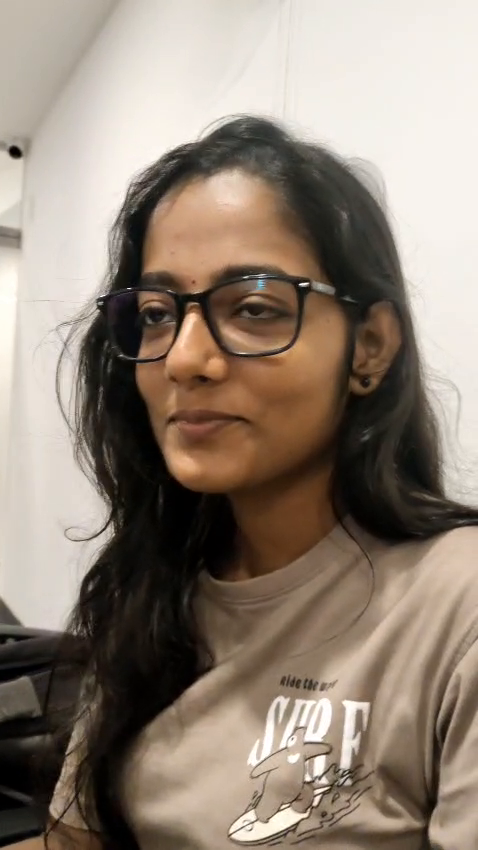
#> input picture frame 40 of Computer vision/Face_detection/vdo.mp4, 478 x 850 px
$ jupyter execute video.ipynb
#> lines starting #> are read from the running program, lines starting #| are printed output that depends on the picture; after the words box and inside, x2 and y2 are one past the last pixel; in counts of white or black regions, pixels touching at a corner belong together
[cell 1]
import cv2

[cell 2]
face_cas=cv2.CascadeClassifier('haarcascade_frontalface_default (1).xml')
face_cas

[cell 3]
#video
video=cv2.VideoCapture('vdo.mp4')                                    #0 for using own camera #1 for other webcams
#read()
while True:                                                          #read 2 variable sucess,img
    sucess,img=video.read()                                          #BGR format
#> img is the input picture: shape (850, 478, 3); mean B, G, R 117.9, 130.9, 144.7
    if sucess:
        gray_img=cv2.cvtColor(img,cv2.COLOR_BGR2GRAY)                #sucess
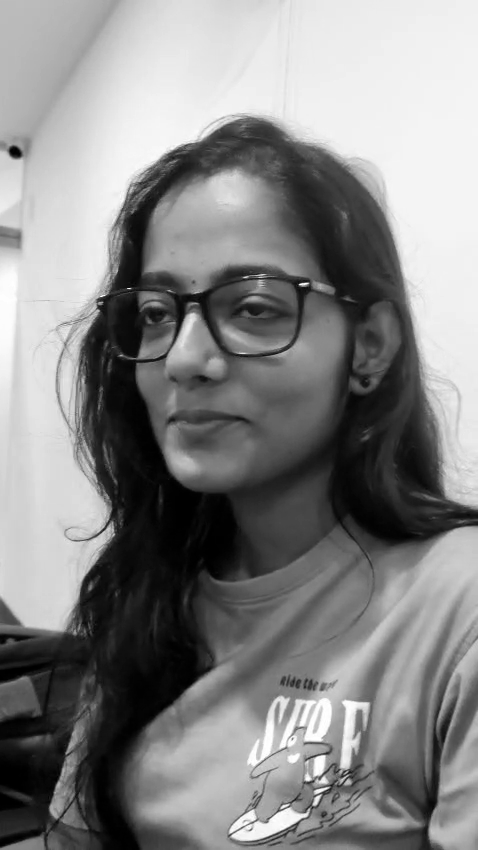
#> gray_img: shape (850, 478); min 0, max 255, mean 133.6
        faces=face_cas.detectMultiScale(gray_img,minNeighbors=5)     #gray_image format
#> faces = [[83, 206, 271, 271]]
        for(x,y,w,h) in faces:
            cv2.rectangle(img,(x,y),(x+w,y+h),(0,0,255),4)           #img is in BGR
#> this loop made 1 pass
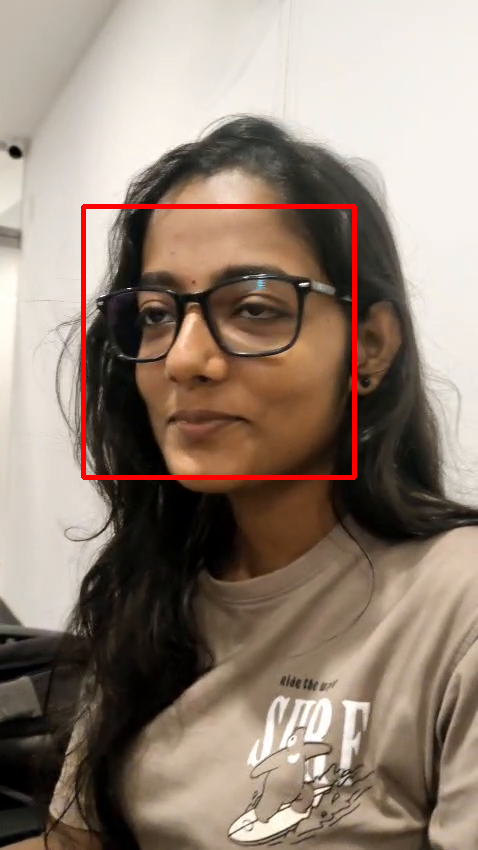
#> img: shape (850, 478, 3); 1.33% of pixels changed, all inside (x1, y1, x2, y2) = (81, 204, 357, 480)
        cv2.imshow('video',img)
        if cv2.waitKey(1) & 0XFF==ord('q'):                          #to close the window using key 'q'
#> (key q is pressed here)
            break
    else:
        print("Finished")
        break
video.release()                                                      #video closes
cv2.destroyAllWindows()                                              #closes all windows

$ run again, starting later in the video
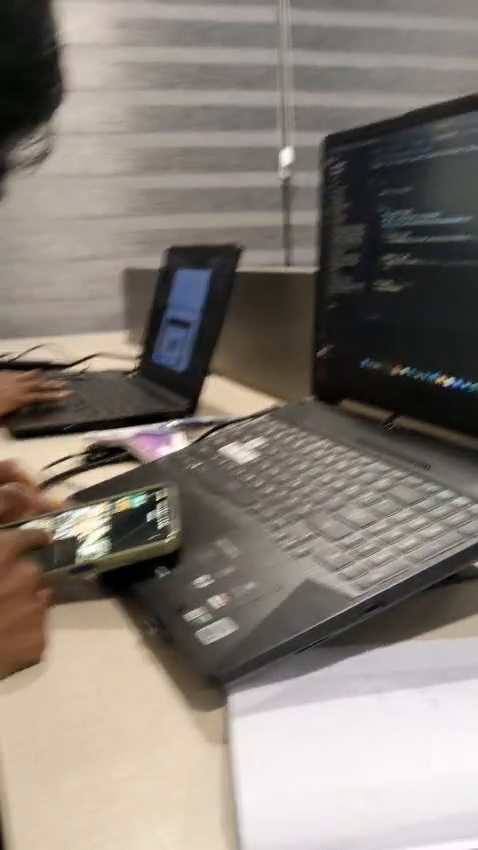
#> input picture frame 180 of Computer vision/Face_detection/vdo.mp4, 478 x 850 px
#> img is the input picture: shape (850, 478, 3); mean B, G, R 117.8, 125.9, 133.3
#> `gray_img=cv2.cvtColor(img,cv2.COLOR_BGR2GRAY)`:
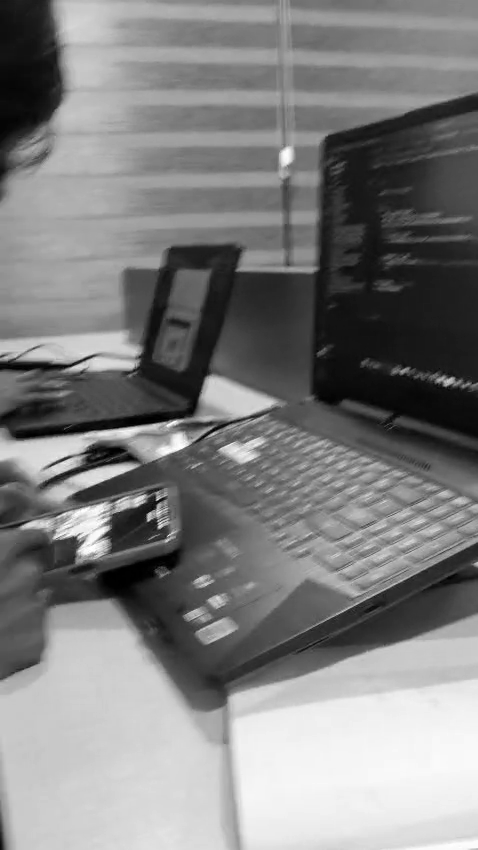
#> gray_img: shape (850, 478); min 0, max 255, mean 127.2
#> faces = [[151, 304, 57, 57]]
#> the loop `for(x,y,w,h) in faces:` made 1 pass
#> after the loop `for(x,y,w,h) in faces:`:
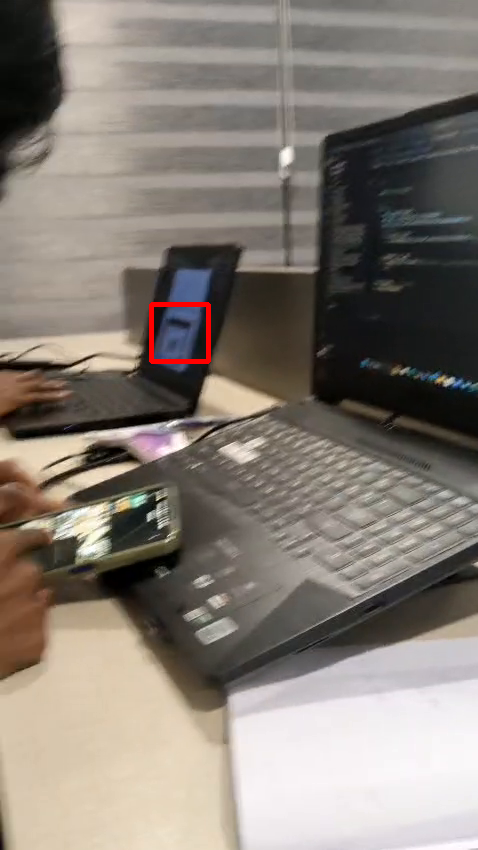
#> img: shape (850, 478, 3); 0.28% of pixels changed, all inside (x1, y1, x2, y2) = (149, 302, 211, 364)

$ run again, starting later in the video
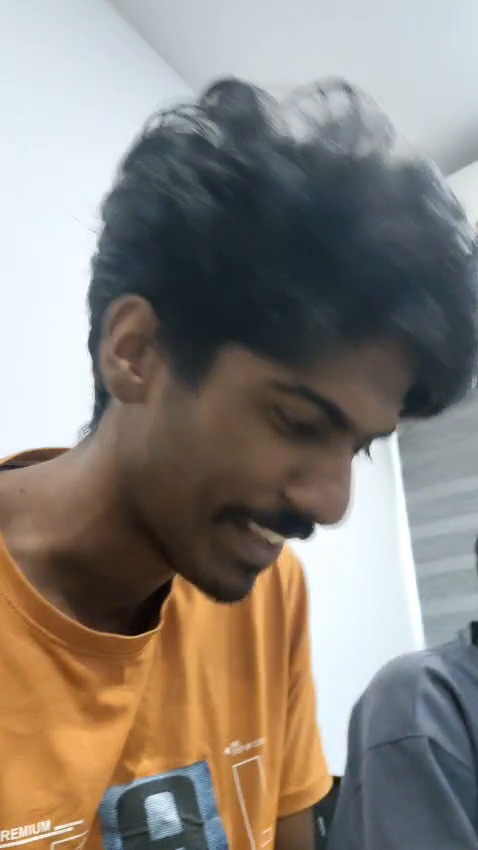
#> input picture frame 321 of Computer vision/Face_detection/vdo.mp4, 478 x 850 px
#> img is the input picture: shape (850, 478, 3); mean B, G, R 122.9, 131, 138.3
#> `gray_img=cv2.cvtColor(img,cv2.COLOR_BGR2GRAY)`:
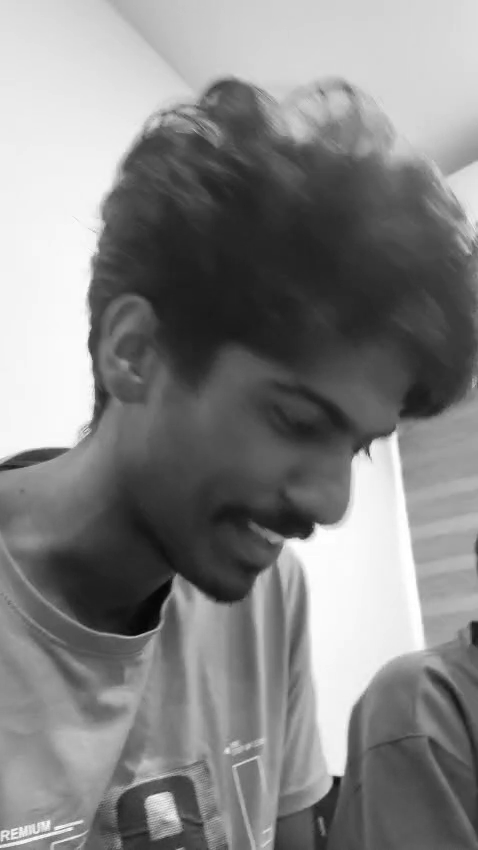
#> gray_img: shape (850, 478); min 3, max 255, mean 132.3
#> faces = ()
